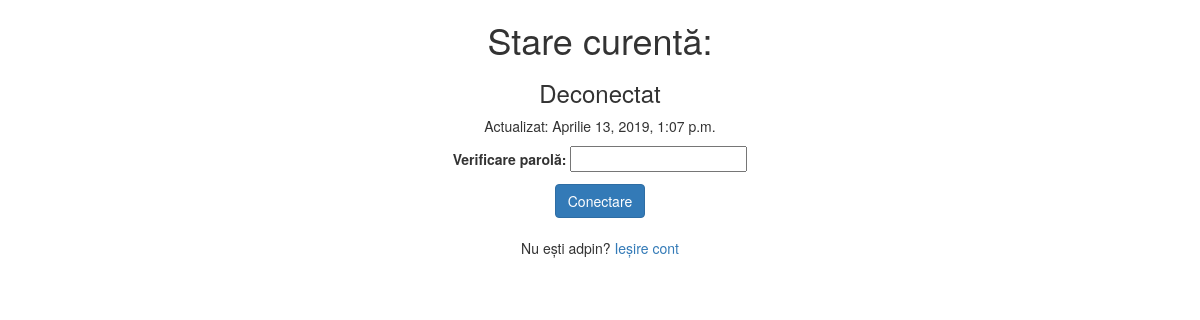
The app's page / (signed in) with its own data.
### timeclock/models.py (models this page shows, shortened)
class UserActivity(models.Model):
    user = models.ForeignKey(settings.AUTH_USER_MODEL)
    activity = models.CharField(max_length=120, default='checkin', choices=USER_ACTIVITY_CHOICES)
    timestamp = models.DateTimeField(auto_now_add=True)
    objects = UserActivityManager()
    class Meta:
        verbose_name = "activitate utilizator"
        verbose_name_plural = "activitati utilizator"
    @property
    def next_activity(self):
        next = "Conectare"
        if self.activity == 'checkin':
            next = "Deconectare"
        return next
    @property
    def current(self):
        current = "Deconectat"
        if self.activity == 'checkin':
            current = "Conectat"
        return current

### timeclock/views.py (the view, shortened to what this page needs)
# urls.py: url(r'^$', ActivityView.as_view()),
class ActivityView(View):
    @method_decorator(login_required)
    def dispatch(self, *args, **kwargs):
        return super(ActivityView, self).dispatch(*args, **kwargs)
    def get(self, request, *args, **kwargs):
        if not request.user.is_authenticated():
            return HttpResponseRedirect("/login/")
        if request.session.get("username"):
            username_auth = request.user.username
            username_ses = request.session.get("username")
            if username_ses == username_auth:
                username = username_auth
                context = {}
                if username:
                    form = UserActivityForm(initial={"username": username})
                    context["form"] = form
                    if request.user.is_authenticated():
                        obj = UserActivity.objects.current(request.user)
                        context['object'] = obj
        else:
            logout(request)
            return HttpResponseRedirect("/login/")
        return render(request, "timeclock/activity-view.html", context)

### timeclock/forms.py (shortened to what this page needs)
class UserActivityForm(forms.Form):
    username = forms.CharField(widget=forms.HiddenInput)
    password = forms.CharField(label='Verificare parolă', widget=forms.PasswordInput)

### timeclock/models.py (called while the page is built)
    def current(self, user=None):
        if user is None:
            return self
        return self.filter(user=user).order_by('-timestamp').first()

    def get_queryset(self, *args, **kwargs):
        return UserActivityQuerySet(self.model, using=self._db)

    def current(self, user=None):
        if user is None:
            return None
        current_obj = self.get_queryset().current(user)
        return current_obj

### timeclock/templates/timeclock/activity-view.html (shortened to what this page needs)
{%extends "base.html" %}
{% block content %}
{% if object %}
<h1>Stare curentă:</h1>
<h3>{{ object.current }}</h3>
<p>Actualizat: {{ object.timestamp }}</p>
{% endif %}
<form method='POST' action=''>
    {{ form.as_p }}
    <input class='btn btn-primary' type='submit' value='{% if object %}{{object.next_activity }}{% else %}Check in{% endif %}' />
</form>
<br/>
<p>Nu ești {{ object.user.username }}? <a href='/logout'>Ieșire cont</a></p>
{% endblock %}

### records on screen
UserActivity: current "Deconectat", timestamp "Aprilie 13, 2019, 1:07 p.m.", next_activity "Conectare", user.username "adpin"
